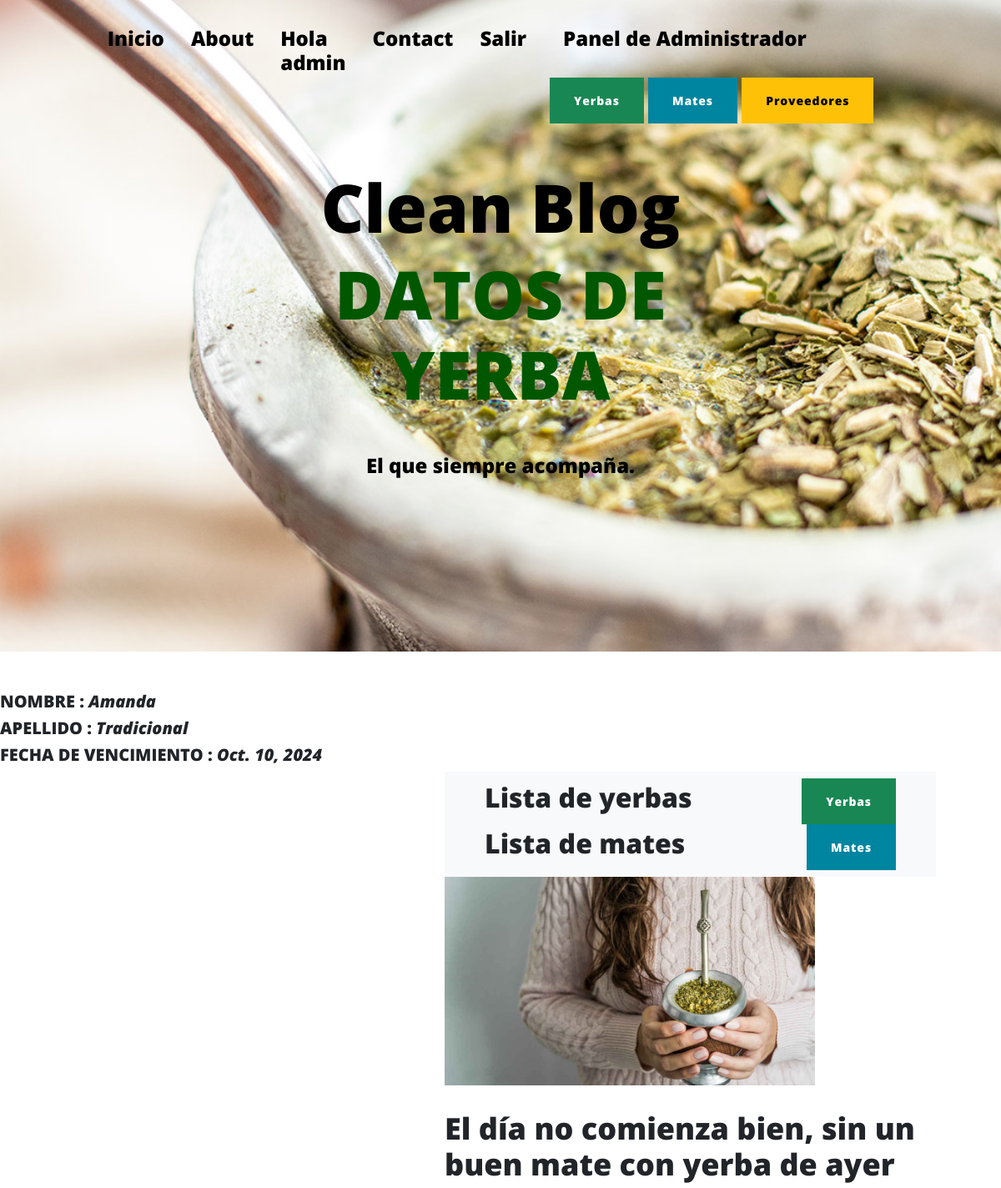
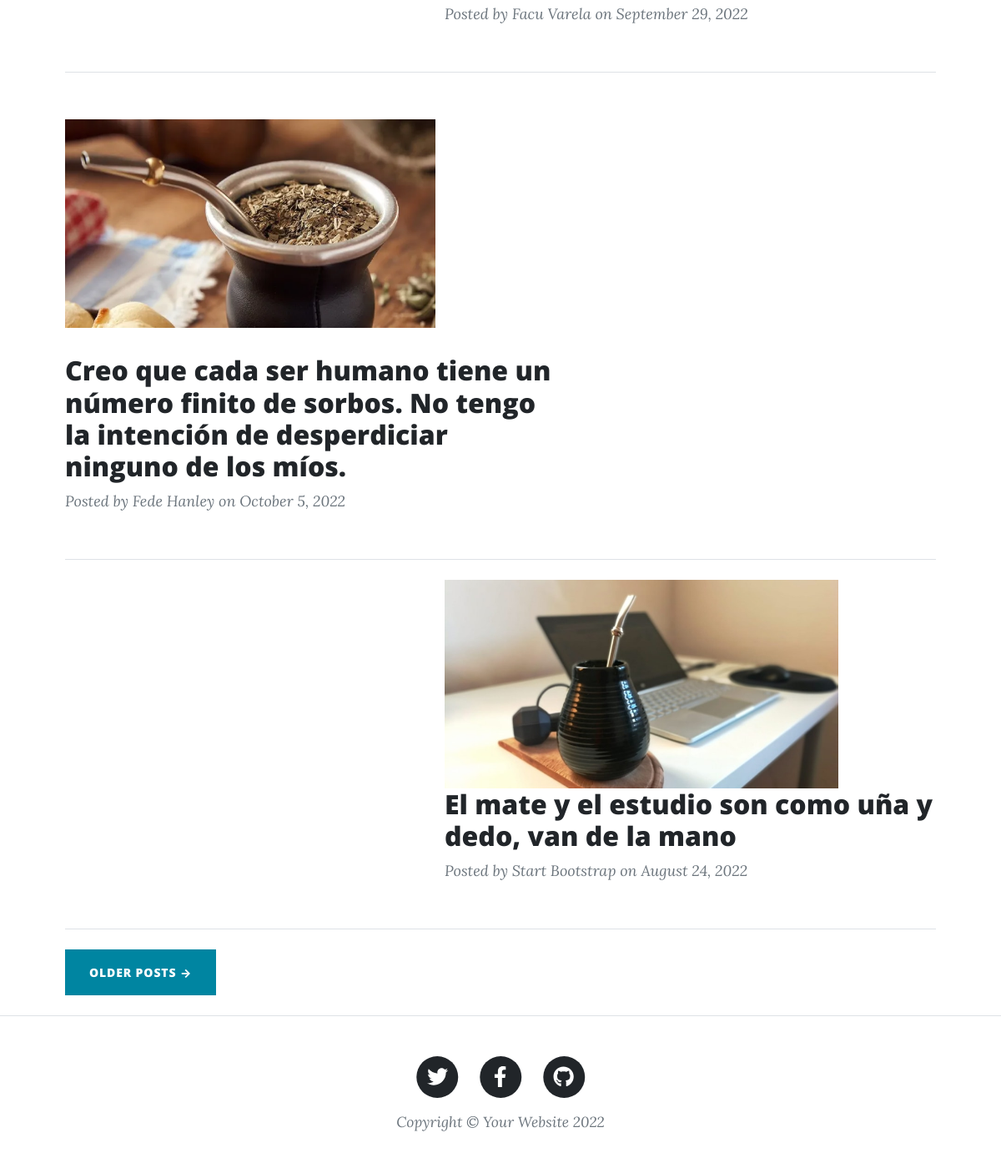
/yerba/1 (signed in), run on the app's committed database (2 pictures, top to bottom).
### AppPrueba/models.py (models this page shows, shortened)
class yerba(models.Model):
    nombre=models.CharField(max_length=50)
    tipo=models.CharField(max_length=50)
    fecha_vencimiento=models.DateField()

### AppPrueba/views.py (the view)
# urls.py: path('yerba/<pk>', YerbaDetalle.as_view(), name ='yerba_detalle'),
class YerbaDetalle(DetailView): #DEVUELVE CAMPOS VACIOS (?) SOLUCIONADO
    model = yerba
    template_name = 'AppPrueba/yerbadetalle.html'

### AppPrueba/templates/AppPrueba/yerbadetalle.html (shortened to what this page needs)
{% extends 'AppPrueba/index.html' %}
{% load static %}
{% block titulo %}
<h1 class="mb-5" style="color:rgb(0, 87, 0)">DATOS DE YERBA</h1>
{% endblock %}
{% block contenido_que_cambia %}
{% if user.is_authenticated %}
<h5><strong>NOMBRE : <i>{{yerba.nombre}}</i></strong></h5>
<h5><strong>APELLIDO : <i>{{yerba.tipo}}</i></strong></h5>
<h5><strong>FECHA DE VENCIMIENTO : <i>{{yerba.fecha_vencimiento}}</i></strong></h5>
{% endif %}
{% endblock %}

### AppPrueba/templates/AppPrueba/index.html (shortened to what this page needs)
<!DOCTYPE html>
<html lang="en">
    <head>
        {% load static %}
        <link href='{% static "AppPrueba/css/styles.css" %}' rel="stylesheet" />
    </head>
    <body>
        <nav class="navbar navbar-expand-lg navbar-light" id="mainNav">
            <div class="container px-4 px-lg-5">
                <div class="collapse navbar-collapse" id="navbarResponsive">
                    <ul class="navbar-nav ms-auto py-4 py-lg-0">
                        <li class="nav-item"><h4><a style="color:black" class="nav-link px-lg-3 py-3 py-lg-4" href="{% url 'inicio' %}">Inicio</a></h4></li>
                        <li class="nav-item"><h4><a style="color:black" class="nav-link px-lg-3 py-3 py-lg-4" href="about.html">About</a></h4></li>
                        {% if user.is_authenticated %}
                        <li class="nav-item"><h4><a style="color:black" class="nav-link px-lg-3 py-3 py-lg-4">Hola {{ user.username }}</a></h4></li>
                        <li class="nav-item"><h4><a style="color:black" class="nav-link px-lg-3 py-3 py-lg-4" href="{% url 'Inbox' %}">Contact</a></h4></li>
                        <li class="nav-item"><h4><a style="color:black" class="nav-link px-lg-3 py-3 py-lg-4" href="{% url 'logout' %}">Salir</a></h4></li>
                        {% else %}
                        <li class="nav-item"><h4><a style="color:black" class="nav-link px-lg-3 py-3 py-lg-4" href="{% url 'login' %}">Entrar</a></h4></li>
                        <li class="nav-item"><h4><a style="color:black" class="nav-link px-lg-3 py-3 py-lg-4" href="{% url 'register' %}">Registrarse</a></h4></li>
                        {% endif %}
                        {% if user.is_staff %}
                        <div class="container">
                                <li class="nav-item"><h4><a style="color:black" class="nav-link px-lg-3 py-3 py-lg-4">Panel de Administrador</a></h4></li>
                                <a class="btn btn-success" href="{% url 'leeryerbas' %}">Yerbas</a>
                                <a class="btn btn-primary" href="{% url 'leermates' %}">Mates</a>
                                <a class="btn btn-warning" href="{% url 'leerproveedores' %}">Proveedores</a>
                            </div>
                        {% endif %}
                    </ul>
                </div>
            </div>
        </nav>
        <header class="masthead" style="background-image: url('{% static 'AppPrueba/assets/img/Matienzo.jpg' %}')">
            <div class="container position-relative px-4 px-lg-5">
                <div class="row gx-4 gx-lg-5 justify-content-center">
                    <div class="col-md-10 col-lg-8 col-xl-7">
                        <div class="site-heading">
                            <h1 style="color:black">Clean Blog</h1>
                            {% block titulo %}
                            {% endblock %}
                            <span style="color:black" class="subheading"><h4>El que siempre acompaña.</h4></span>
                        </div>
                    </div>
                </div>
            </div>
        </header>
        {% block contenido_que_cambia %}
        {% endblock %}
        <div class="container px-4 px-lg-5">
            <div class="row gx-4 gx-lg-5 justify-content-end">
                <div class="col-md-10 col-lg-8 col-xl-7">
                    {% if user.is_authenticated %}
                    <div class="post-preview">
                        <nav class="navbar navbar-light bg-light static-top">
                            <div class="container">
                                <h2>Lista de yerbas</h2>
                                <a class="btn btn-success" href="{% url 'yerbas_listar' %}">Yerbas</a>
                                <h2>Lista de mates</h2>
                                <a class="btn btn-primary" href="{% url 'mates_listar' %}">Mates</a>
                            </div>
                        </nav>
                        <a>
                            <img height="250px" src="{% static 'AppPrueba/assets/img/MATECHICA.jpg' %}" alt="">
                            <h2 class="post-title">El día no comienza bien, sin un buen mate con yerba de ayer</h2>
                        </a>
                        <p class="post-meta">
                            Posted by
                            <a>Facu Varela</a>
                            on September 29, 2022
                        </p>
                    </div>
                </div>
            </div>
                    <hr class="my-4" />
                    <div class="row gx-4 gx-lg-5 justify-content-flex-start">
                        <div class="col-md-10 col-lg-8 col-xl-7">
                            <div class="post-preview">
                                <p>
                                    <img height="250px" src="{% static 'AppPrueba/assets/img/MATE.jpg' %}" alt="">
                                    <h2 class="post-title">Creo que cada ser humano tiene un número finito de sorbos. No tengo la intención de desperdiciar ninguno de los míos.</h2></a>
                                    <p class="post-meta">
                                    Posted by
                                    <a>Fede Hanley</a>
                                    on October 5, 2022
                                </p>
                            </div>
                        </div>
                    </div>
                    <hr class="my-4" />
                    <div class="row gx-4 gx-lg-5 justify-content-end">
                        <div class="col-md-10 col-lg-8 col-xl-7">
                            <div class="post-preview">
                                    <img height="250px" src="{% static 'AppPrueba/assets/img/MATEESTUDIO.jpg' %}" alt="">
                                    <h2 class="post-title">El mate y el estudio son como uña y dedo, van de la mano</h2>
                                <p class="post-meta">
                                    Posted by
                                    Start Bootstrap</a>
                                    on August 24, 2022
                                </p>
                            </div>
                        </div>
                    </div>
                    <hr class="my-4" />
                    <div class="d-flex justify-content-start mb-4"><a class="btn btn-primary text-uppercase" href="#!">Older Posts →</a></div>
                    {% else %}
                    <h2><a href="{% url 'login' %}">Ingresar para visualizar contenido.</a></h2>
                    {% endif %}
                </div>
        <footer class="border-top">
            <div class="container px-4 px-lg-5">
                <div class="row gx-4 gx-lg-5 justify-content-center">
                    <div class="col-md-10 col-lg-8 col-xl-7">
                        <ul class="list-inline text-center">
                            <li class="list-inline-item">
                                <a href="#!">
                                    <span class="fa-stack fa-lg">
                                        <i class="fas fa-circle fa-stack-2x"></i>
                                        <i class="fab fa-twitter fa-stack-1x fa-inverse"></i>
                                    </span>
                                </a>
                            </li>
                            <li class="list-inline-item">
                                <a href="#!">
                                    <span class="fa-stack fa-lg">
                                        <i class="fas fa-circle fa-stack-2x"></i>
                                        <i class="fab fa-facebook-f fa-stack-1x fa-inverse"></i>
                                    </span>
                                </a>
                            </li>
                            <li class="list-inline-item">
                                <a href="#!">
                                    <span class="fa-stack fa-lg">
                                        <i class="fas fa-circle fa-stack-2x"></i>
                                        <i class="fab fa-github fa-stack-1x fa-inverse"></i>
                                    </span>
                                </a>
                            </li>
                        </ul>
                        <div class="small text-center text-muted fst-italic">Copyright &copy; Your Website 2022</div>
                    </div>
                </div>
            </div>
        </footer>
    </body>
</html>

### data on the page
yerba: nombre "Amanda", tipo "Tradicional", fecha_vencimiento "Oct. 10, 2024"

### other printed values
{{ user.username }} "admin"
